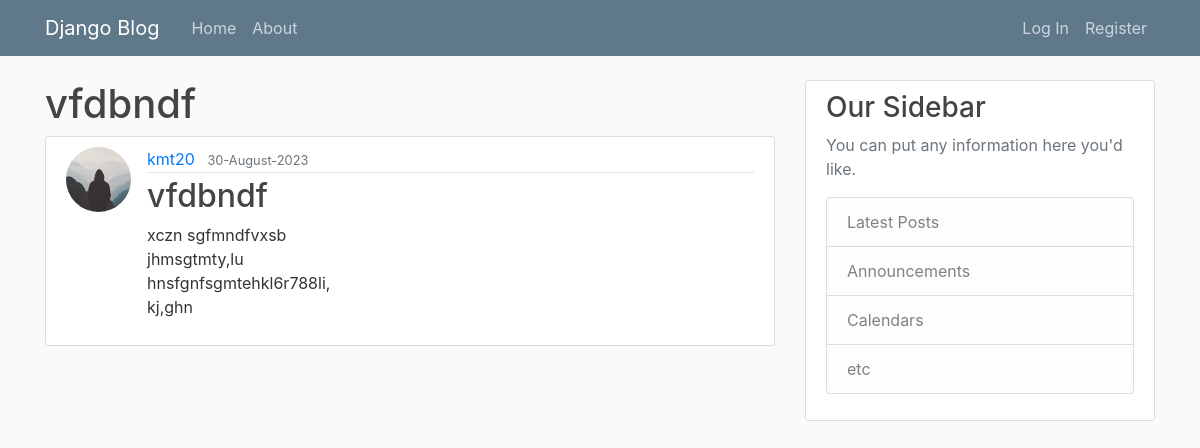
The app's page /post/31/ with its own data.
### blog/models.py (models this page shows, shortened)
class Post(models.Model):
    title = models.CharField(max_length=150)
    content = models.TextField()
    date_posted = models.DateTimeField(default=timezone.now)
    author = models.ForeignKey(User, on_delete=models.CASCADE)

### users/models.py (models this page shows, shortened)
class Profile(models.Model):
    user = models.OneToOneField(User, on_delete=models.CASCADE)
    image = models.ImageField(default='default.jpg', upload_to='profile_pics')

### blog/views.py (the view)
# urls.py: path('post/<int:pk>/', PostDetailView.as_view(), name='post-detail') ,
class PostDetailView(DetailView):
    model = Post

### blog/templates/blog/post_detail.html (shortened to what this page needs)
{% extends "blog/base.html" %}
{% block content %}
    <h1>{{ object.title }}</h1>
    <article class="media content-section">
      <img src="{{ object.author.profile.image.url }}" alt="" class="rounded-circle article-img">
        <div class="media-body">
          <div class="article-metadata">
            <a class="mr-2" href="{% url 'user-posts' object.author.username %}">{{ object.author }}</a>
            <small class="text-muted">{{ object.date_posted|date:"d-F-Y" }}</small>
          </div>
          <h2 class="article-title">{{ object.title }}</h2>
          <p class="article-content">{{ object.content }}</p>
        </div>
      </article>
{% endblock content %}

### blog/static/blog/main.css (style rules this page uses)
body { background: #fafafa; color: #333333; margin-top: 5rem; }
h1, h2, h3, h4, h5, h6 { color: #444444; }
.content-section { background: #ffffff; padding: 10px 20px; border: 1px solid #dddddd; border-radius: 3px; margin-bottom: 20px; }
.article-title { color: #444444; }
.article-content { white-space: pre-line; }
.article-img { height: 65px; width: 65px; margin-right: 16px; }
.article-metadata { padding-bottom: 1px; margin-bottom: 4px; border-bottom: 1px solid #e3e3e3 }

### records on screen
Post: title "vfdbndf", author.profile.image (placeholder picture), author "kmt20", date_posted "30-August-2023", content "xczn sgfmndfvxsb jhmsgtmty,lu hnsfgnfsgmtehkl6r788li, kj,ghn"
